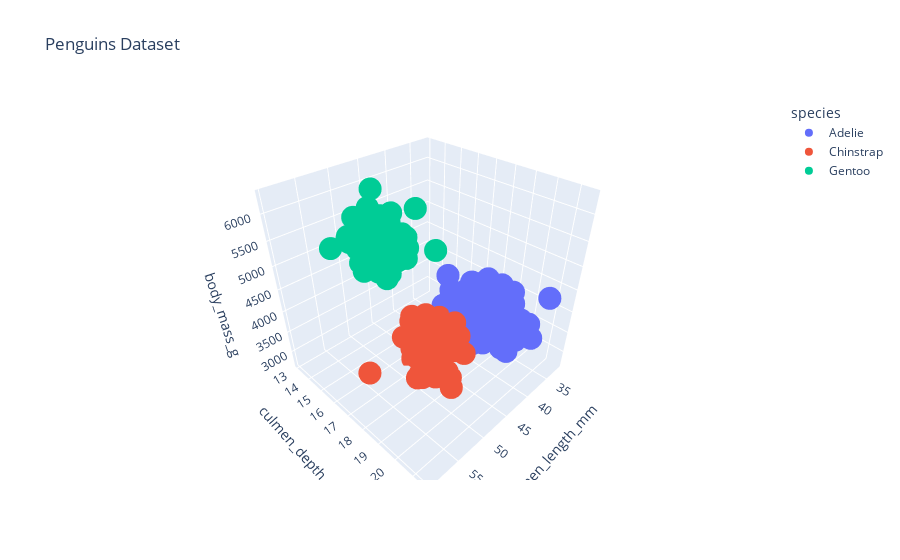

Here is the notebook cell this chart was saved with:
### Code cell
px.scatter_3d(penguins, x='culmen_length_mm', y='culmen_depth_mm', z='body_mass_g', color='species', title='Penguins Dataset')
